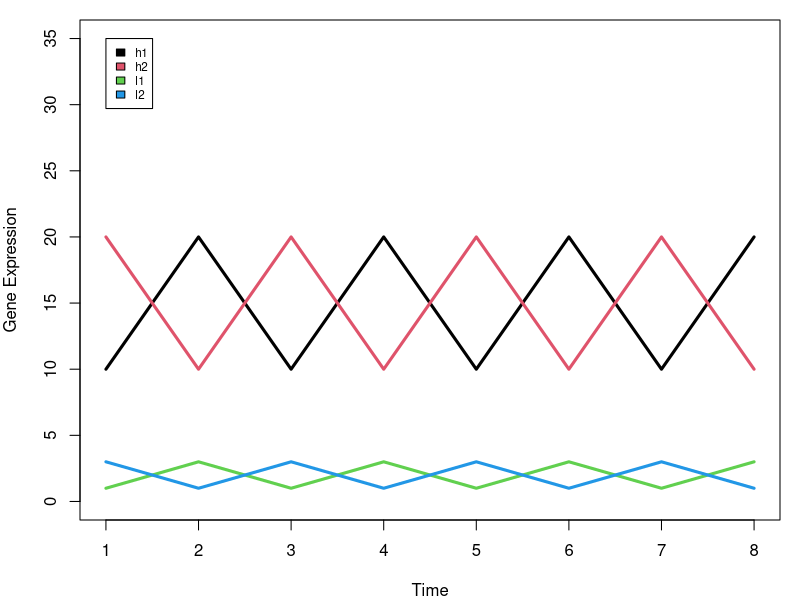
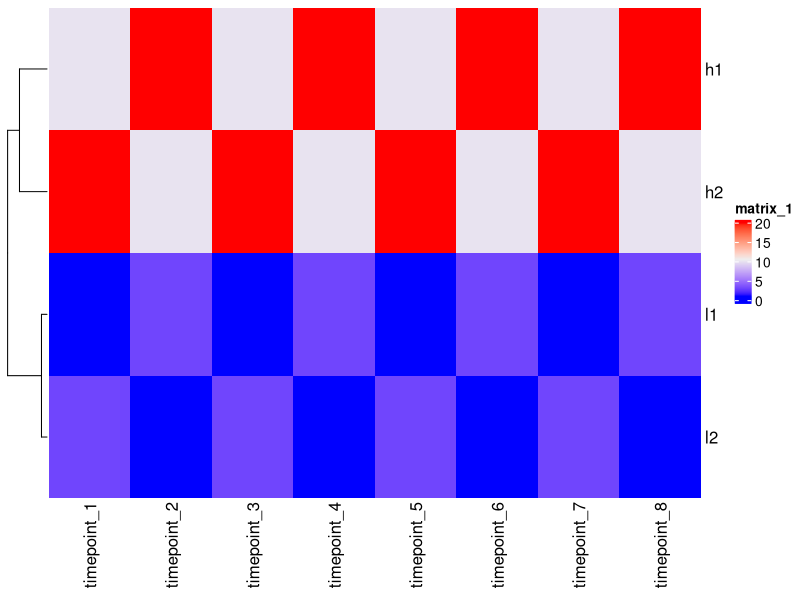
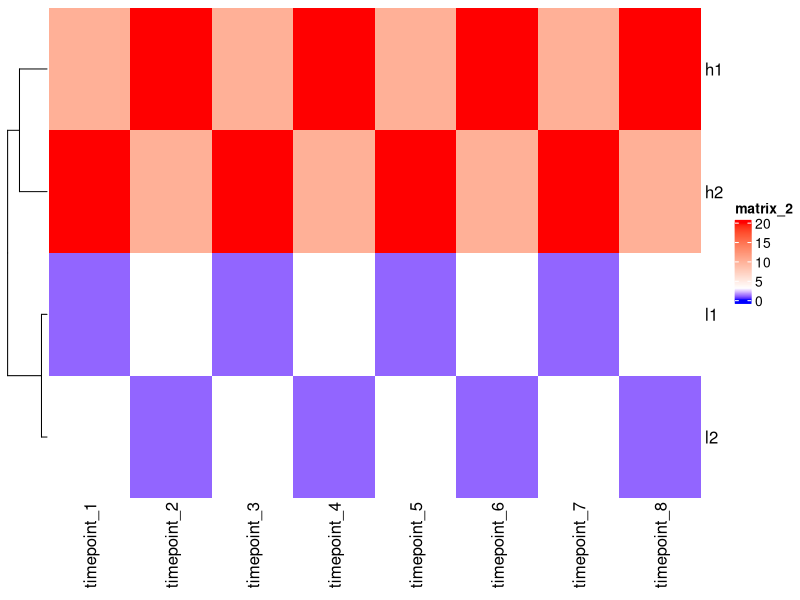
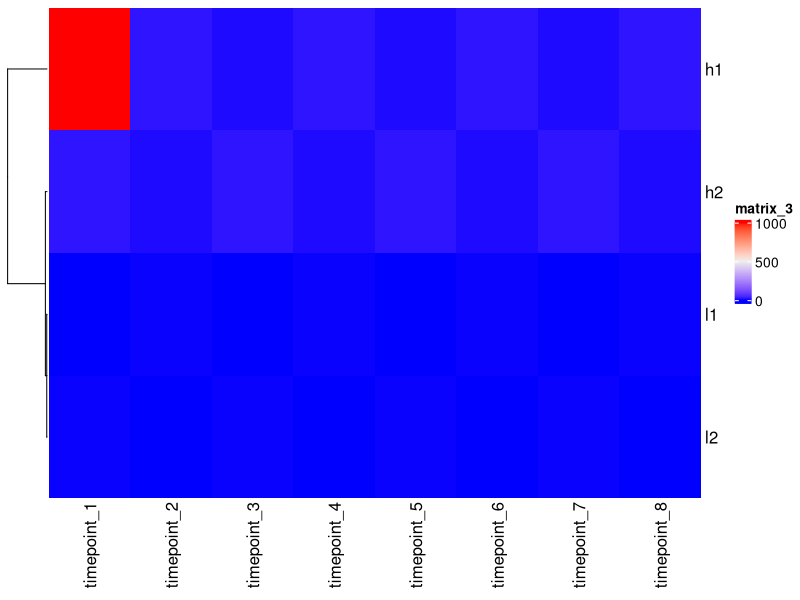
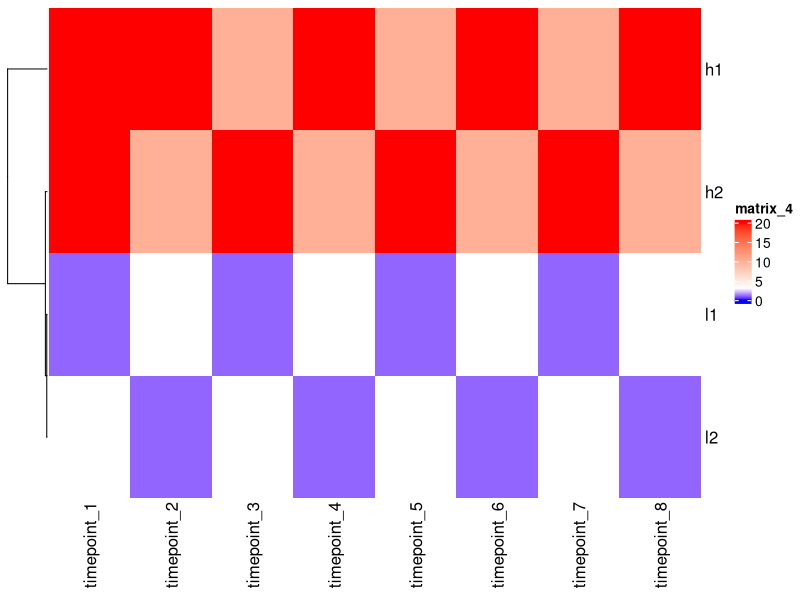
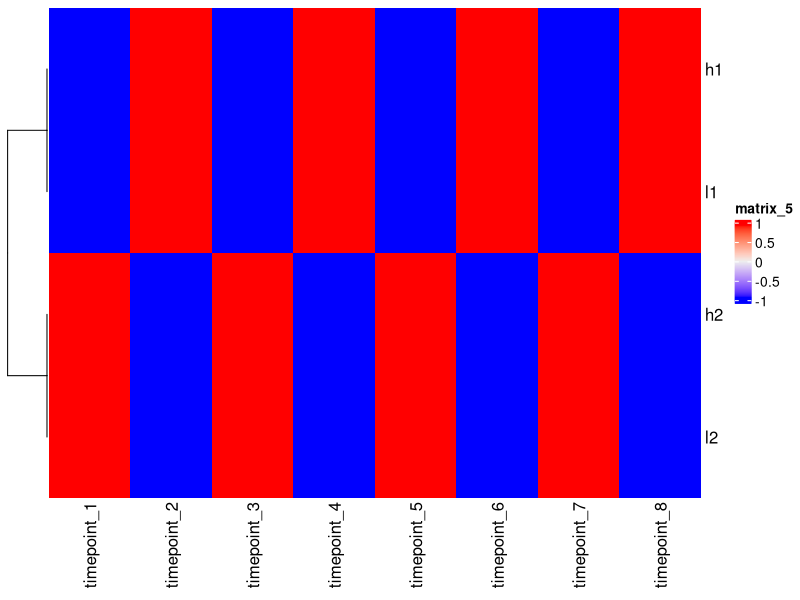
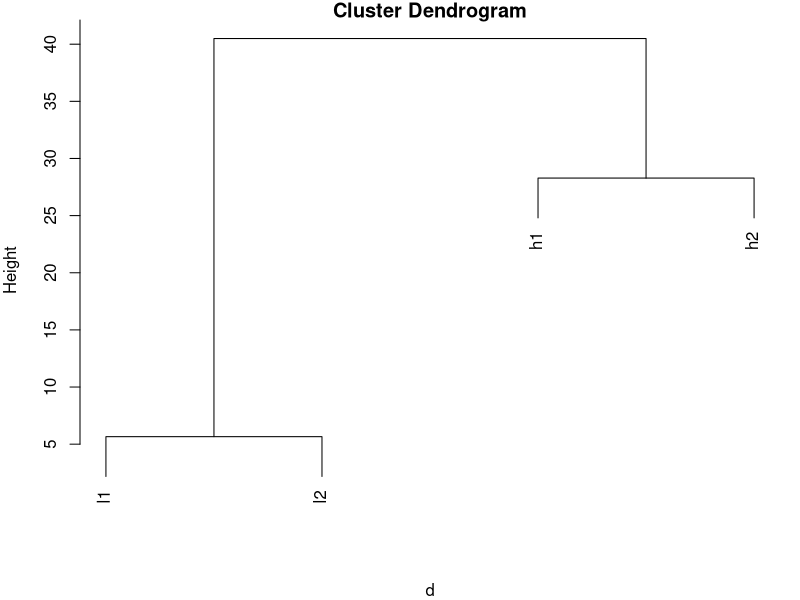
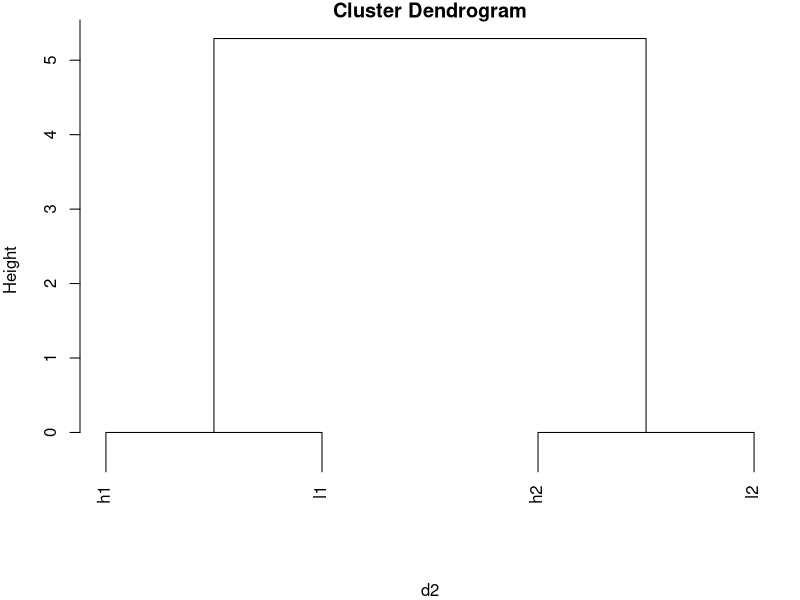

Source code (R) for these figures, in order:
## ---- chunk 1
library(ComplexHeatmap)

## ---- chunk 2

h1 <- c(10,20,10,20,10,20,10,20)
h2 <- c(20,10,20,10,20,10,20,10)

l1 <- c(1,3,1,3,1,3,1,3)
l2 <- c(3,1,3,1,3,1,3,1)

mat <- rbind(h1,h2,l1,l2)
colnames(mat)<- paste0("timepoint_", 1:8)
mat
## ---- chunk 3
par(mfrow =c(1,1), mar=c(4,4,1,1))
plot(1:8,rep(0,8), ylim=c(0,35), pch="", xlab="Time", ylab="Gene Expression")

for (i in 1:nrow(mat)) {
lines(1:8,mat[i,], lwd=3, col=i)
}

legend(1,35,rownames(mat), 1:4, cex=0.7)
## ---- chunk 4
Heatmap(mat, cluster_columns = FALSE)

quantile(mat, c(0, 0.1,0.5, 0.9))
## ---- chunk 5
col_fun<- circlize::colorRamp2(c(0, 3, 20), c("blue", "white", "red"))

Heatmap(mat, cluster_columns = FALSE, col = col_fun)
## ---- chunk 6
mat2<- mat
mat2[1,1]<- 1000

Heatmap(mat2, cluster_columns = FALSE)

Heatmap(mat2, cluster_columns = FALSE, col = col_fun)

## ---- chunk 7
scaled_mat<- t(scale(t(mat)))

scaled_mat
?Heatmap
Heatmap(scaled_mat, cluster_columns = FALSE)
## ---- chunk 8
?dist

d<- dist(mat)

d
## ---- chunk 9
?hclust

hclust(d)


plot(hclust(d))
## ---- chunk 10

d2<- dist(scaled_mat)

plot(hclust(d2))
